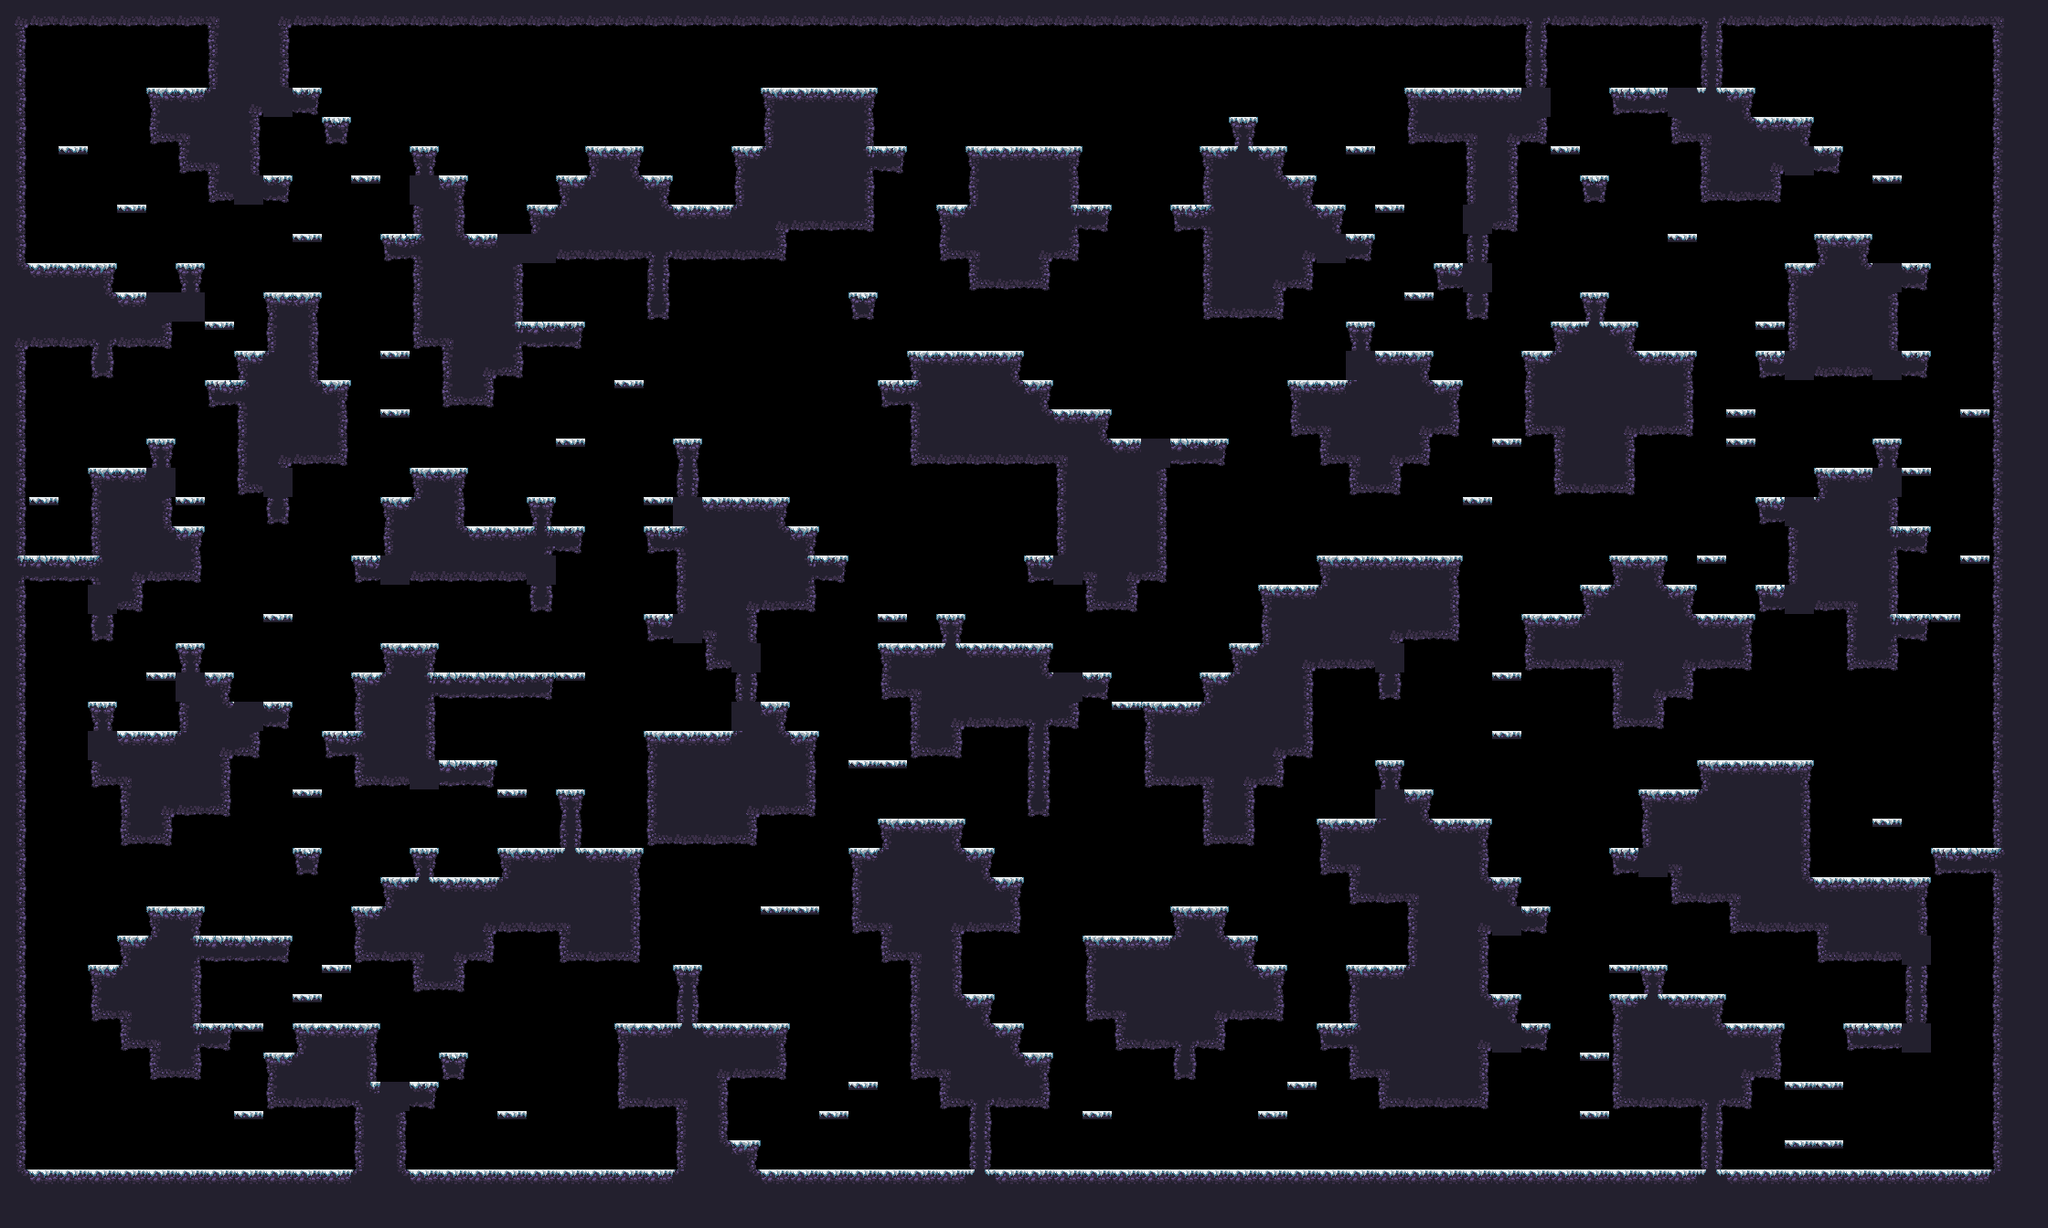

A level layout from a 2D game, rendered from its tile map. Below: a short description, then the map file with tile-grid data replaced by summaries:
An orthogonal 70x42 tile map with 32x32 px tiles, 1 tile layer (main) and 17 objects (9x spawn, spawnPlayer0, spawnCrown0, spawnPlayer1, spawnCrown1, ...).

<map compressionlevel="0" height="42" infinite="0" nextlayerid="3" nextobjectid="4" orientation="orthogonal" renderorder="right-down" tiledversion="1.3.2" tileheight="32" tilewidth="32" version="1.2" width="70">
 <tileset firstgid="1" source="forest_winter_tile_set.tsx" />
 <layer height="42" id="1" name="main" width="70">
  <data>[2940 cells, 1311 non-empty, 27 distinct tile ids]</data>
 </layer>
 <objectgroup id="2" name="objects"><object id="1" name="spawnPlayer0" x="96" y="240.0" /><object id="2" name="spawnCrown0" x="96" y="240.0" /><object id="3" name="spawnPlayer1" x="1984" y="80.0" /><object id="4" name="spawnCrown1" x="2048" y="208.0" /><object id="5" name="spawnPlayer2" x="96" y="1232.0" /><object id="6" name="spawnCrown2" x="64" y="1232.0" /><object id="7" name="spawnPlayer3" x="2080" y="1232.0" /><object id="8" name="spawnCrown3" x="2080" y="1232.0" /><object id="9" name="spawn" x="2144" y="1232.0" /><object id="10" name="spawn" x="2016" y="464.0" /><object id="11" name="spawn" x="1856" y="1040.0" /><object id="12" name="spawn" x="1248" y="720.0" /><object id="13" name="spawn" x="320" y="272.0" /><object id="14" name="spawn" x="768" y="1008.0" /><object id="15" name="spawn" x="704" y="528.0" /><object id="16" name="spawn" x="1344" y="1232.0" /><object id="17" name="spawn" x="320" y="880.0" /></objectgroup></map>
